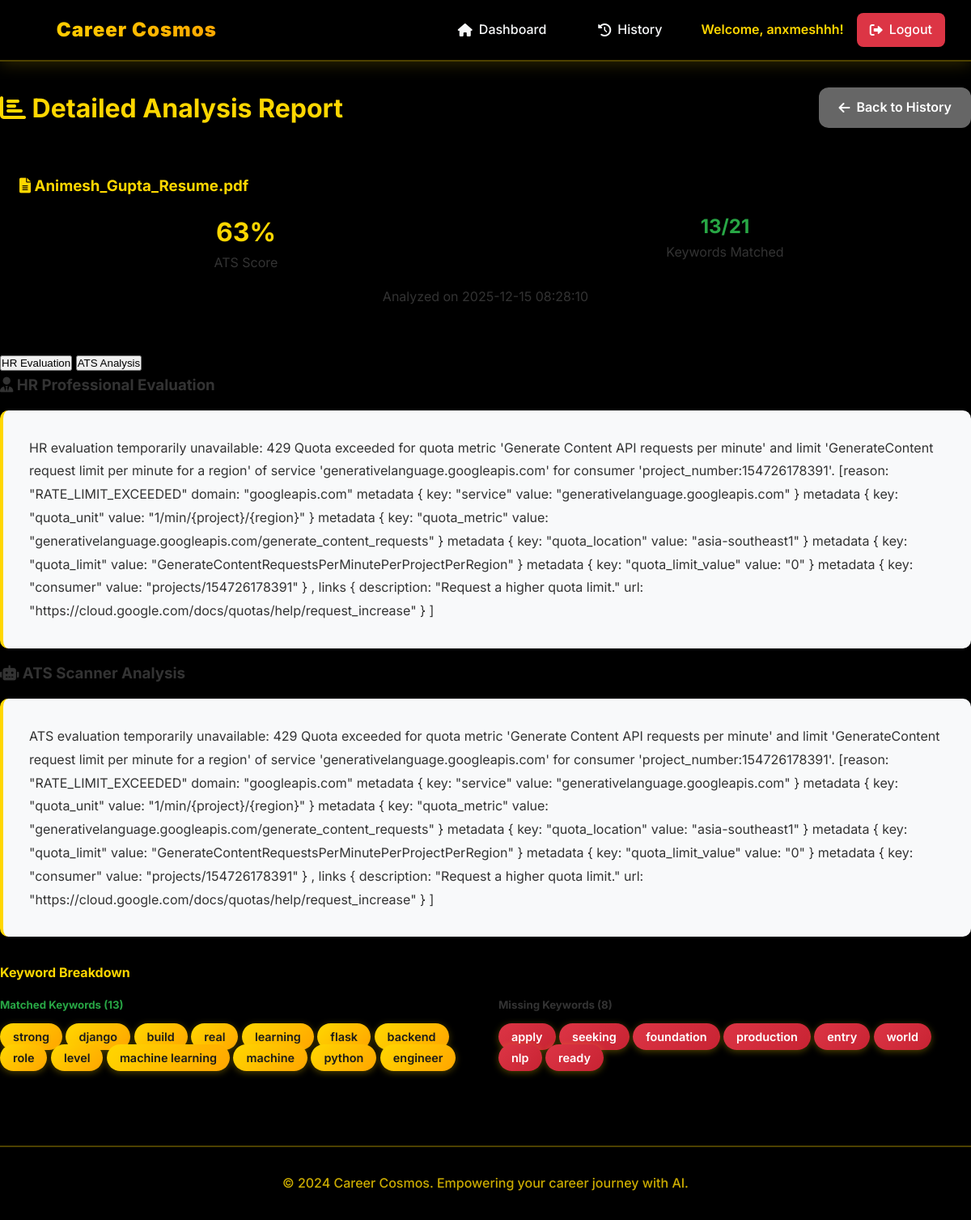
The page /view_analysis/1 (signed in) on the database its author committed.
### tables this page shows
CREATE TABLE analysis_history (
            id INTEGER PRIMARY KEY AUTOINCREMENT,
            user_id INTEGER,
            filename TEXT NOT NULL,
            ats_score INTEGER NOT NULL,
            keywords_matched INTEGER NOT NULL,
            total_keywords INTEGER NOT NULL,
            analysis_data TEXT,
            enhanced_resume TEXT,
            hr_evaluation TEXT,
            created_at TIMESTAMP DEFAULT CURRENT_TIMESTAMP,
            FOREIGN KEY (user_id) REFERENCES users (id)
        );

### app.py (the view)
@app.route('/view_analysis/<int:analysis_id>')
def view_analysis(analysis_id):
    if 'user_id' not in session:
        return redirect(url_for('login'))
    conn = sqlite3.connect('ats_tool.db')
    cursor = conn.cursor()
    cursor.execute('''
        SELECT filename, ats_score, analysis_data, enhanced_resume, hr_evaluation, created_at
        FROM analysis_history
        WHERE id = ? AND user_id = ?
    ''', (analysis_id, session['user_id']))
    result = cursor.fetchone()
    conn.close()
    if not result:
        flash('Analysis not found')
        return redirect(url_for('analysis_history'))
    filename, ats_score, analysis_data_json, enhanced_resume, hr_evaluation, created_at = result
    try:
        analysis_data = json.loads(analysis_data_json)
    except:
        analysis_data = {}
    ats_score = int(ats_score) if ats_score else 0
    return render_template('view_analysis.html',
                         analysis_id=analysis_id,
                         filename=filename,
                         ats_score=ats_score,
                         analysis_data=analysis_data,
                         enhanced_resume=enhanced_resume,
                         hr_evaluation=hr_evaluation,
                         created_at=created_at)

### templates/view_analysis.html (shortened to what this page needs)
{% extends "base.html" %}
{% block content %}
<div class="container" style="max-width: 1200px;">
    <div class="card">
        <div style="display: flex; justify-content: space-between; align-items: center; margin-bottom: 2rem; flex-wrap: wrap; gap: 1rem;">
            <h1 style="color: var(--primary-color);">
                <i class="fas fa-chart-bar"></i> Detailed Analysis Report
            </h1>
            <div>
                <a href="{{ url_for('analysis_history') }}" class="btn btn-secondary">
                    <i class="fas fa-arrow-left"></i> Back to History
                </a>
            </div>
        </div>
        <div style="background-color: var(--background-color); padding: 1.5rem; border-radius: 5px; margin-bottom: 2rem;">
            <h3 style="color: var(--primary-color); margin-bottom: 1rem;">
                <i class="fas fa-file-alt"></i> {{ filename }}
            </h3>
            <div style="display: grid; grid-template-columns: repeat(auto-fit, minmax(200px, 1fr)); gap: 2rem;">
                <div style="text-align: center;">
                    <div style="font-size: 2rem; font-weight: bold; color: var(--primary-color);">
                        {{ ats_score }}%
                    </div>
                    <div>ATS Score</div>
                </div>
                {% if analysis_data.ats_analysis %}
                <div style="text-align: center;">
                    <div style="font-size: 1.5rem; font-weight: bold; color: var(--success-color);">
                        {{ analysis_data.ats_analysis.matched_keywords|length }}/{{ analysis_data.ats_analysis.total_keywords }}
                    </div>
                    <div>Keywords Matched</div>
                </div>
                {% endif %}
            </div>
            <p style="color: var(--text-secondary); margin-top: 1rem; text-align: center;">
                Analyzed on {{ created_at }}
            </p>
        </div>
        <div class="tabs">
            <div class="tab-buttons">
                <button class="tab-btn active" data-tab="hr-eval">HR Evaluation</button>
                <button class="tab-btn" data-tab="ats-analysis">ATS Analysis</button>
            </div>
            <div id="hr-eval" class="tab-content active">
                <h3><i class="fas fa-user-tie"></i> HR Professional Evaluation</h3>
                <div class="evaluation-text">
                    {{ hr_evaluation|safe if hr_evaluation else "HR evaluation not available" }}
                </div>
            </div>
            <div id="ats-analysis" class="tab-content">
                <h3><i class="fas fa-robot"></i> ATS Scanner Analysis</h3>
                {% if analysis_data.ats_evaluation %}
                <div class="evaluation-text">
                    {{ analysis_data.ats_evaluation|safe }}
                </div>
                {% endif %}
                {% if analysis_data.ats_analysis %}
                <h4 style="color: var(--primary-color); margin: 2rem 0 1rem 0;">Keyword Breakdown</h4>
                <div style="display: grid; grid-template-columns: 1fr 1fr; gap: 2rem; margin-top: 1rem;">
                    <div>
                        <h5 style="color: var(--success-color); margin-bottom: 1rem;">
                            Matched Keywords ({{ analysis_data.ats_analysis.matched_keywords|length }})
                        </h5>
                        <div>
                            {% for keyword in analysis_data.ats_analysis.matched_keywords %}
                                <span class="keyword-tag">{{ keyword }}</span>
                            {% endfor %}
                        </div>
                    </div>
                    <div>
                        <h5 style="color: var(--error-color); margin-bottom: 1rem;">
                            Missing Keywords ({{ analysis_data.ats_analysis.missing_keywords|length }})
                        </h5>
                        <div>
                            {% for keyword in analysis_data.ats_analysis.missing_keywords[:15] %}
                                <span class="keyword-tag missing">{{ keyword }}</span>
                            {% endfor %}
                        </div>
                    </div>
                </div>
                {% endif %}
            </div>
        </div>
    </div>
</div>
{% endblock %}

### static/css/style.css (style rules this page uses)
:root { --primary-color: #ffd700; --secondary-color: #ffa500; --dark-color: #1a1a1a; --darker-color: #0d0d0d; --light-color: #f8f9fa; --text-color: #333; --text-light: #666; --border-color: #ddd; --success-color: #28a745; --warning-color: #ffc107; --danger-color: #dc3545; --shadow: 0 4px 6px rgba(0, 0, 0, 0.1); --shadow-lg: 0 10px 25px rgba(0, 0, 0, 0.15); }
* { margin: 0; padding: 0; box-sizing: border-box; }
body { font-family: 'Inter', 'Segoe UI', Tahoma, Geneva, Verdana, sans-serif; line-height: 1.6; color: var(--text-color); background: #000000; min-height: 100vh; position: relative; overflow-x: hidden; }
.btn { display: inline-flex; align-items: center; gap: 0.5rem; padding: 0.75rem 1.5rem; border: none; border-radius: 12px; font-size: 1rem; font-weight: 600; text-decoration: none; cursor: pointer; transition: all 0.3s ease; text-align: center; justify-content: center; position: relative; overflow: hidden; }
.btn::before { content: ''; position: absolute; top: 50%; left: 50%; width: 0; height: 0; border-radius: 50%; background: rgba(255, 255, 255, 0.5); transform: translate(-50%, -50%); transition: width 0.6s, height 0.6s; }
.btn-secondary { background: var(--text-light); color: white; }
.keyword-tag { background: linear-gradient(135deg, #FFD700 0%, #FFA500 100%); color: var(--dark-color); padding: 0.5rem 1rem; border-radius: 20px; font-size: 0.9rem; font-weight: 600; box-shadow: 0 2px 8px rgba(255, 215, 0, 0.3); transition: all 0.3s ease; animation: tagPop 0.3s ease-out; }
.keyword-tag.missing { background: linear-gradient(135deg, var(--danger-color) 0%, #c82333 100%); color: white; }
.evaluation-text { background: rgba(248, 249, 250, 0.95); padding: 2rem; border-radius: 15px; border-left: 5px solid #FFD700; margin: 1rem 0; line-height: 1.8; box-shadow: 0 3px 15px rgba(0, 0, 0, 0.1); }

### rows shown on the page
analysis_history: filename "Animesh_Gupta_Resume.pdf", created_at "2025-12-15 08:28:10", hr_evaluation "HR evaluation temporarily unavailable: 429 Quota exceeded for quota metric 'Generate Content API requests per minute' and limit 'GenerateContent request limit per minute for a region' of service 'generativelanguage.googleapis.com' for consumer 'project_number:154726178391'. [reason: \"RATE_LIMIT_EXCEEDED\" domain: \"googleapis.com\" metadata { key: \"service\" value: \"generativelanguage.googleapis.com\" } metadata { key: \"quota_unit\" value: \"1/min/{project}/{region}\" } metadata { key: \"quota_metric\" value: \"generativelanguage.googleapis.com/generate_content_requests\" } metadata { key: \"quota_location\" value: \"asia-southeast1\" } metadata { key: \"quota_limit\" value:…"

### other values the page prints
{{ session.username }} "anxmeshhh"
{{ ats_score }} "63"
{{ analysis_data.ats_analysis.matched_keywords|length }} "13"
{{ analysis_data.ats_analysis.total_keywords }} "21"
{{ keyword }} "strong" "django" "build" "real" "learning" "flask" "backend" "role" "level" "machine learning" "machine" "python" "engineer"
{{ analysis_data.ats_analysis.missing_keywords|length }} "8"
{{ keyword }} "apply" "seeking" "foundation" "production" "entry" "world" "nlp" "ready"
